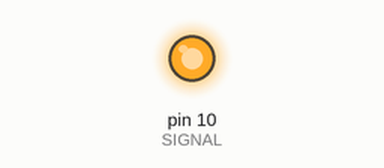
A sketch run on a simulated Arduino Uno, built with avr-gcc and run on an emulated ATmega328P. On the bench: output pins drawn as LEDs (lit = HIGH). Random numbers use the default seed unless the sketch sets one.

Above: at 0.1 s.
At 13.1 s:
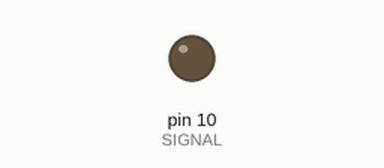
Timing chart, 0 to 14.6 s (numbered marks = the images above):
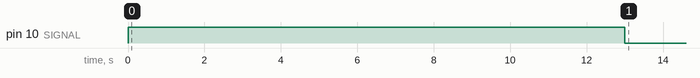

Measured:
- by itself, pin 10 (SIGNAL): LOW → HIGH at 0.00 s, → LOW 13.0 s later

The sketch:

SmokeSignals.ino
```cpp
const int SIGNAL = 10;
const int MIN_DURATION = 12;
const int MAX_DURATION = 15;
const int MIN_TIMEOUT = 40;
const int MAX_TIMEOUT = 60;

void setup() {
  pinMode(10 , OUTPUT);
}

int getDuration() {
  return random(MIN_DURATION, MAX_DURATION);
}

int getTimeout() {
  return random(MIN_TIMEOUT, MAX_TIMEOUT);
}

void loop() {
  digitalWrite(SIGNAL, HIGH);
  delay(getDuration() * 1000);
  digitalWrite(SIGNAL, LOW);
  delay(getTimeout() * 1000);
}
```
